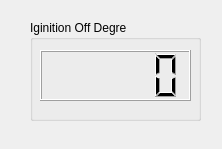
<?xml version="1.0" encoding="UTF-8"?>
<ui version="4.0">
 <class>frmign</class>
 <widget class="QWidget" name="frmign">
  <property name="geometry">
   <rect>
    <x>0</x>
    <y>0</y>
    <width>222</width>
    <height>149</height>
   </rect>
  </property>
  <property name="windowTitle">
   <string>Form</string>
  </property>
  <widget class="QGroupBox" name="groupBox">
   <property name="geometry">
    <rect>
     <x>30</x>
     <y>20</y>
     <width>171</width>
     <height>101</height>
    </rect>
   </property>
   <property name="title">
    <string>Iginition Off Degre</string>
   </property>
   <widget class="QLCDNumber" name="lcdNumber">
    <property name="geometry">
     <rect>
      <x>10</x>
      <y>30</y>
      <width>151</width>
      <height>51</height>
     </rect>
    </property>
   </widget>
  </widget>
 </widget>
 <resources/>
 <connections/>
</ui>
